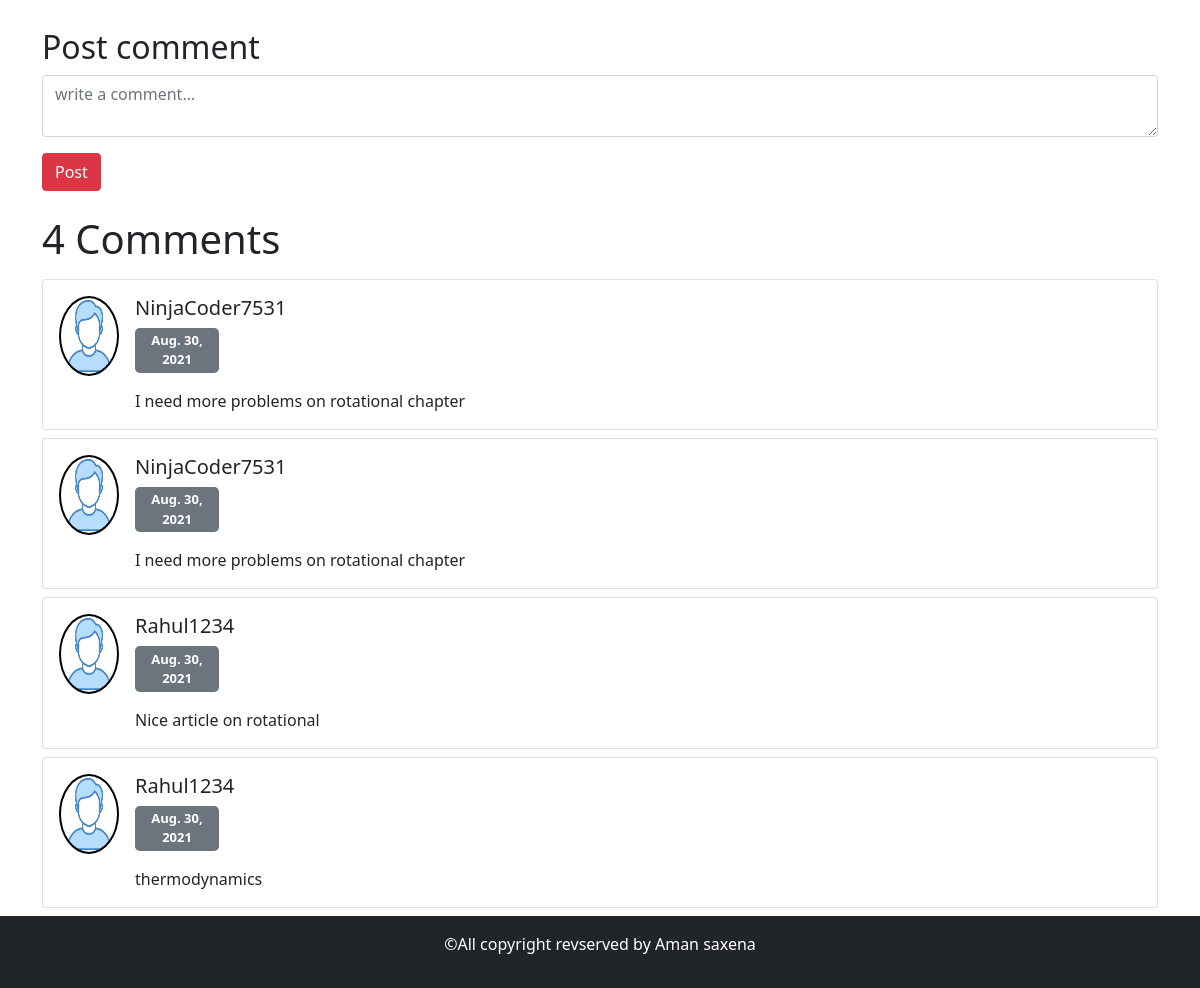
/fullBlog/9 (lower part), run on an earlier commit of the app's database.
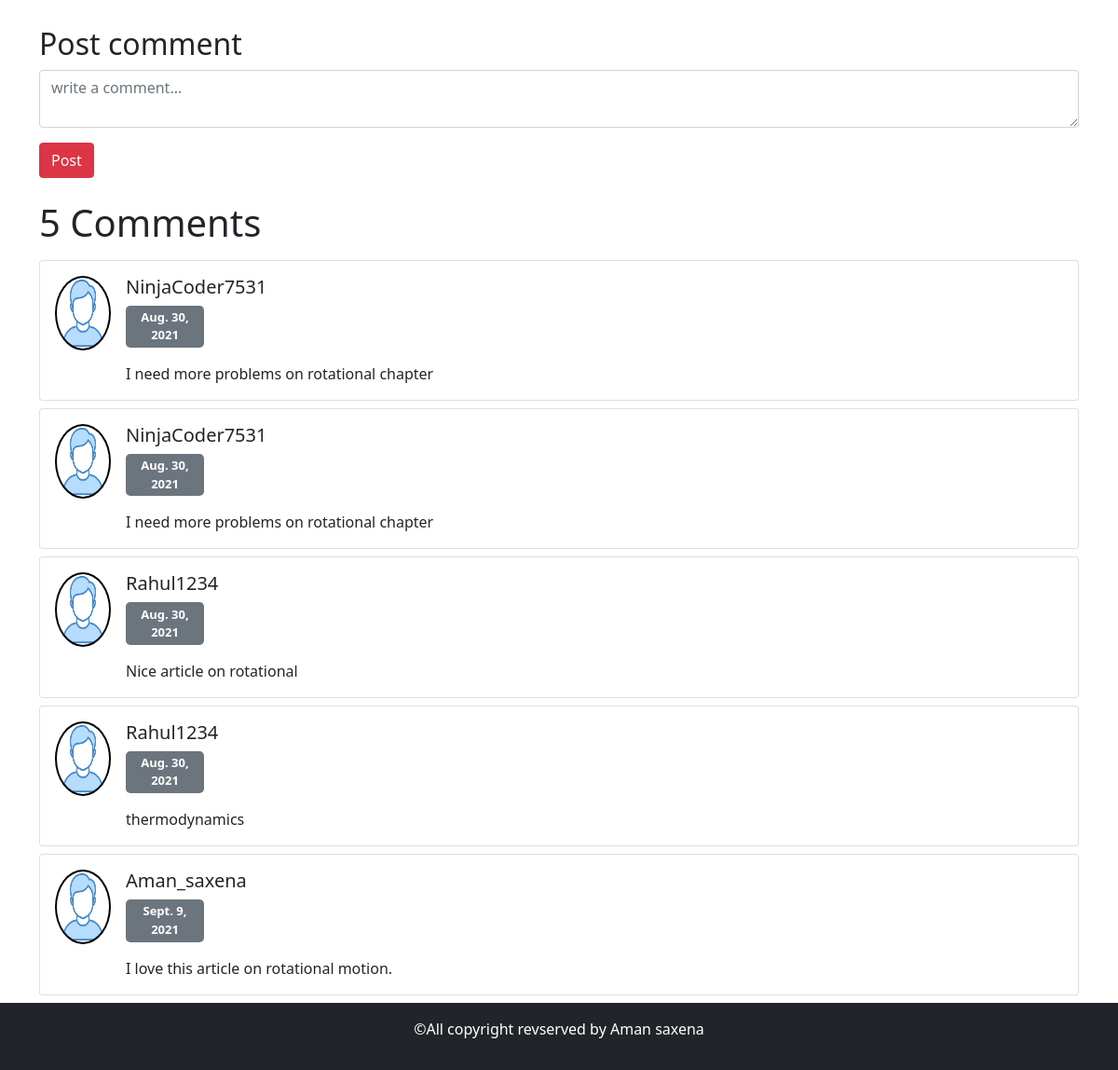
And on a later commit of the database.
### home/models.py (models this page shows, shortened)
class Comments(models.Model):
    id = models.AutoField(primary_key=True)
    comment = models.TextField(blank=True,null=True)
    post = models.ForeignKey(Post,on_delete=CASCADE)
    Reply = models.ForeignKey('self',on_delete=CASCADE,null=True,blank=True)
    user = models.ForeignKey(User,on_delete=CASCADE)
    date = models.DateField(default=datetime.datetime.today,null=True,blank=True)

### home/views.py (the view)
# urls.py: path('fullBlog/<int:id>',views.fullBlog,name="fullBlog"),
def fullBlog(request,id):
    post = Post.objects.get(pk =id)
    print(post.img)
    allpost = Post.objects.all()
    comments = Comments.objects.filter(post = post)
    print(comments)
    blog_count = len(comments)
    likes_count = len(post.likes.all())
    context = {"post":post,"allpost":allpost,"comments":comments,"blog_count":blog_count,"likes_count":likes_count}
    return render(request,'fullBlog.html',context)

### templates/fullBlog.html (shortened to what this page needs)
{% extends 'base.html' %}
{% block body %}
<div class="mainbody">
    <div class="container">
        <div class="post-comment-container">
            <h2>Post comment</h2>
            <form action="postcomment/{{post.id}}" method="post">
                <textarea name="comment" id="commenttextarea" class="form-control my-2" cols="30" rows="2" placeholder="write a comment..."></textarea>
                <button type="submit" class="btn btn-danger my-2">Post</button>
            </form>
        </div>
        <h1 class="my-3">{{blog_count}} Comments</h1>
        {% for c in comments %}
        <div class="card my-2" style="width: 100%;">
            <div class="card-body">
                <img class="rounded-circle" id="userImg" src="../static/image/userimg.png">
                <div class="commentsDetails mx-3">
                    <h5 id="userheading">{{c.user}}</h5>
                    <p id="commentdate">{{c.date}}</p>
                    <p class="card-text">{{c.comment}}</p>
                </div>
            </div>
        </div>
        {% endfor %}
    </div>
</div>
{% endblock body %}

What changed in the data, as far as the page shows it:
added Comments: user "Aman_saxena", date "Sept. 9, 2021", comment "I love this article on rotational motion."
Also different on the page:
{{ blog_count }}: "4" → "5"
